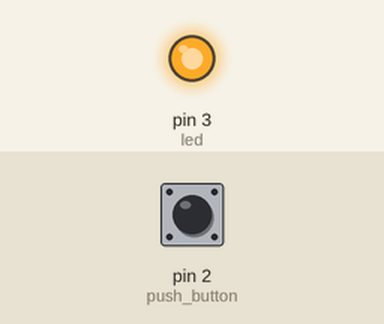
This sketch was run on a simulated Arduino Uno, built with avr-gcc and run on an emulated ATmega328P. Parts: output pins drawn as LEDs (lit = HIGH). The inputs (shaded band) are chosen by the test bench; at power-on: pin 2 (push_button) LOW. What the sketch prints to the serial monitor is not drawn.

Above: at 1.2 s.
1.3 s: pin 2 (push_button) pulled HIGH for 0.15 s
At 1.37 s:
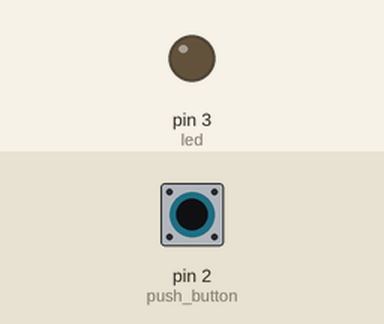
2.9 s: pin 2 (push_button) pulled HIGH for 3.2 s
At 6.9 s:
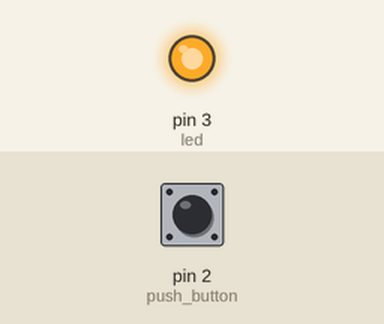
Timing chart, 0 to 8.4 s (numbered marks = the images above; inputs shaded):
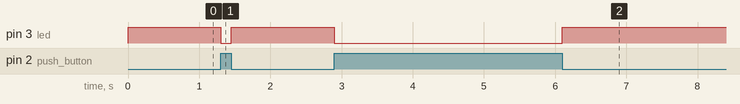

Measured:
- after the input at 1.3 s, pin 3 (led): HIGH → LOW at once, → HIGH 0.15 s later
- after the input at 2.9 s, pin 3 (led): HIGH → LOW at once, → HIGH 3.2 s later

The sketch:

Practica_2_parte_1.ino
```cpp
/*
Fundacion kinal
Centro Educativo Tecnico Laboral Kinal
Quinto Perito
Quinto Electronica
Codigo Tecnico: EB5AV
Curso: TALLER ELECTRONICA DIGITAL Y REPARACION DE COMPUTADORAS I
Proyecto: Como leer un pin digital
Dev: Profe. Alejandro Lopez Navas
Fecha: 12 de abril
*/

//Directivas del prepocesador
#define push_button 2 //push button conectado al pin2
#define led 3

void setup() {
  pinMode(push_button,INPUT); //pin2 como entrada
  pinMode(led,OUTPUT);
  Serial.begin(9600);                       //Inicio la comunicacion serial
  Serial.println("Lectura de un pulsador"); //Envio el texto entre comillas al puerto serie
}

void loop(){
  //Variable local,que se encarga de almacenar el valor (abierto o cerrado)
  //del pulsador conectado al pin2
  bool estado_button = digitalRead(push_button);
  if(estado_button == HIGH) //¿He presionado el interruptor?
  {
    //si lo he presionado
    digitalWrite(led, LOW);  //apago el led
  } else {
    //si no lo he presionado
    digitalWrite(led, HIGH); //mantengo encendido el led
  }

}
```
